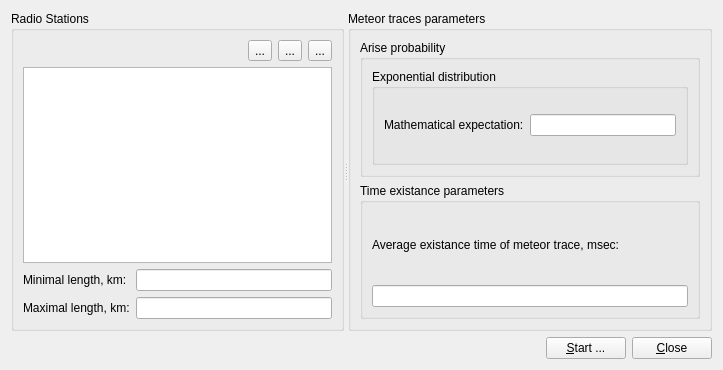
<?xml version="1.0" encoding="UTF-8"?>
<ui version="4.0">
 <class>meteor_radio_network_form</class>
 <widget class="QWidget" name="meteor_radio_network_form">
  <property name="geometry">
   <rect>
    <x>0</x>
    <y>0</y>
    <width>723</width>
    <height>370</height>
   </rect>
  </property>
  <property name="windowTitle">
   <string>Form</string>
  </property>
  <layout class="QGridLayout" name="gridLayout_2">
   <item row="0" column="0">
    <widget class="QSplitter" name="splitter">
     <property name="orientation">
      <enum>Qt::Horizontal</enum>
     </property>
     <widget class="QGroupBox" name="gbStations">
      <property name="title">
       <string>Radio Stations</string>
      </property>
      <layout class="QGridLayout" name="gridLayout">
       <item row="0" column="3">
        <widget class="QToolButton" name="tbEditStation">
         <property name="text">
          <string>...</string>
         </property>
        </widget>
       </item>
       <item row="0" column="4">
        <widget class="QToolButton" name="tbDelStation">
         <property name="text">
          <string>...</string>
         </property>
        </widget>
       </item>
       <item row="3" column="0">
        <widget class="QLabel" name="lStationMax">
         <property name="text">
          <string>&lt;html&gt;&lt;head/&gt;&lt;body&gt;&lt;p&gt;Maximal length, km:&lt;/p&gt;&lt;/body&gt;&lt;/html&gt;</string>
         </property>
        </widget>
       </item>
       <item row="3" column="1" colspan="4">
        <widget class="QLineEdit" name="lEMaxLength"/>
       </item>
       <item row="0" column="0" colspan="2">
        <spacer name="htvStationsSpacer">
         <property name="orientation">
          <enum>Qt::Horizontal</enum>
         </property>
         <property name="sizeHint" stdset="0">
          <size>
           <width>185</width>
           <height>20</height>
          </size>
         </property>
        </spacer>
       </item>
       <item row="0" column="2">
        <widget class="QToolButton" name="tbAddStation">
         <property name="text">
          <string>...</string>
         </property>
        </widget>
       </item>
       <item row="1" column="0" colspan="5">
        <widget class="QTreeView" name="tvStationsList"/>
       </item>
       <item row="2" column="0">
        <widget class="QLabel" name="lStationMin">
         <property name="text">
          <string>&lt;html&gt;&lt;head/&gt;&lt;body&gt;&lt;p&gt;Minimal length, km:&lt;/p&gt;&lt;/body&gt;&lt;/html&gt;</string>
         </property>
        </widget>
       </item>
       <item row="2" column="1" colspan="4">
        <widget class="QLineEdit" name="lEMinLength"/>
       </item>
      </layout>
     </widget>
     <widget class="QGroupBox" name="gbMeteorArise">
      <property name="title">
       <string>Meteor traces parameters</string>
      </property>
      <layout class="QGridLayout" name="gridLayout_3">
       <item row="0" column="0">
        <widget class="QGroupBox" name="gbDistrAParams">
         <property name="title">
          <string>Arise probability</string>
         </property>
         <layout class="QGridLayout" name="gridLayout_4">
          <item row="0" column="0">
           <widget class="QGroupBox" name="gbAExponential">
            <property name="title">
             <string>Exponential distribution</string>
            </property>
            <layout class="QGridLayout" name="gridLayout_8">
             <item row="0" column="0">
              <widget class="QLabel" name="lAMathExp">
               <property name="text">
                <string>&lt;html&gt;&lt;head/&gt;&lt;body&gt;&lt;p&gt;Mathematical expectation:&lt;/p&gt;&lt;/body&gt;&lt;/html&gt;</string>
               </property>
              </widget>
             </item>
             <item row="0" column="1">
              <widget class="QLineEdit" name="lEAMathExp"/>
             </item>
            </layout>
           </widget>
          </item>
         </layout>
        </widget>
       </item>
       <item row="1" column="0">
        <widget class="QGroupBox" name="gbMeteorTraceExistance">
         <property name="title">
          <string>Time existance parameters</string>
         </property>
         <layout class="QGridLayout" name="gridLayout_6">
          <item row="1" column="0">
           <widget class="QLineEdit" name="lETimeExistance"/>
          </item>
          <item row="0" column="0">
           <widget class="QLabel" name="lTimeExistance">
            <property name="text">
             <string>&lt;html&gt;&lt;head/&gt;&lt;body&gt;&lt;p&gt;Average existance time of meteor trace, msec:&lt;/p&gt;&lt;/body&gt;&lt;/html&gt;</string>
            </property>
           </widget>
          </item>
         </layout>
        </widget>
       </item>
      </layout>
     </widget>
    </widget>
   </item>
   <item row="1" column="0">
    <layout class="QHBoxLayout" name="buttonsLayout">
     <item>
      <spacer name="hButtonsSpacer">
       <property name="orientation">
        <enum>Qt::Horizontal</enum>
       </property>
       <property name="sizeHint" stdset="0">
        <size>
         <width>449</width>
         <height>20</height>
        </size>
       </property>
      </spacer>
     </item>
     <item>
      <widget class="QPushButton" name="pbStartModel">
       <property name="text">
        <string>&amp;Start ...</string>
       </property>
      </widget>
     </item>
     <item>
      <widget class="QPushButton" name="pbClose">
       <property name="text">
        <string>&amp;Close</string>
       </property>
      </widget>
     </item>
    </layout>
   </item>
  </layout>
 </widget>
 <resources/>
 <connections/>
</ui>
